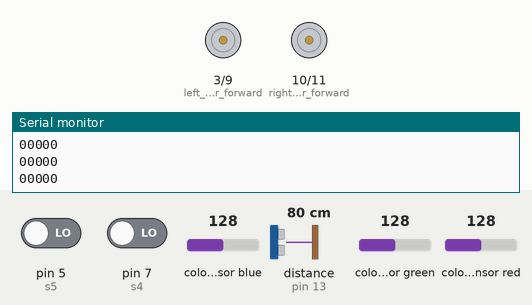
The sketch below on a simulated Arduino Mega 2560, built with avr-gcc and run on an emulated ATmega2560. Shown: motor-driver pin pairs drawn as motors (green arrow = first pin HIGH = forward, orange = second pin HIGH = backward, longer = more drive), the last lines printed to the serial monitor. Wiring (inferred from the names in the program): ultrasonic range finder: trigger pin 12; echo pin 13; TCS3200 colour sensor: output pin 36; S2 pin 2; S3 pin 6; S0 pin 40; S1 pin 4. The test bench sets the inputs (shaded band); at power-on: pin 5 (s5) LOW, distance to the obstacle (sensor on pin 13) 80 cm, pin 7 (s4) LOW, colour sensor blue 128, colour sensor green 128, colour sensor red 128. The echo pulse lasts 58.3 µs per cm.

Above: at 1.2 s.
1.3 s: pin 5 (s5) driven HIGH
At 2.1 s:
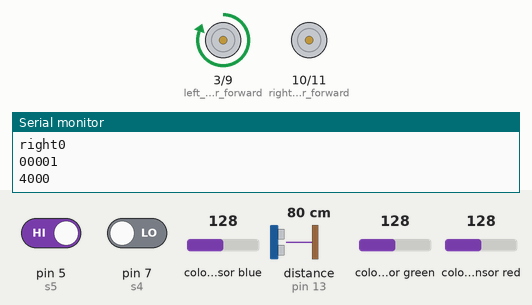
2.8 s: distance to the obstacle (sensor on pin 13) set to 15 cm
4.3 s: distance to the obstacle (sensor on pin 13) set to 11 cm
At 4.6 s:
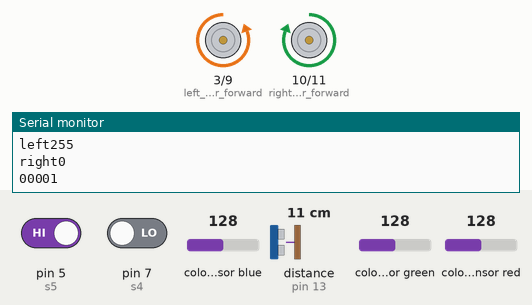
Timing chart, 0 to 7.3 s (numbered marks = the images above; inputs shaded):
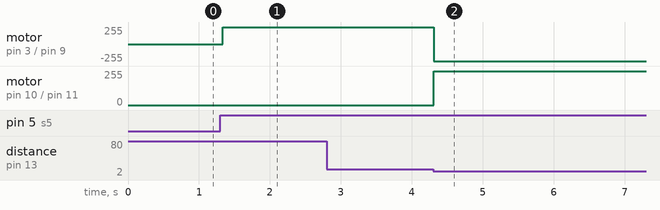

The sketch:

pid_combine_3_version.ino
```cpp
//color sensor pins
#define S0 40
#define S1 42
#define S2 38
#define S3 34
#define sensorOut 36
int red_frequency = 0;
int green_frequency = 0;
int frequency = 0;
int red,green;

// Ultrasonic pin
const int trigPin = 12;
const int echoPin = 13;
long duration;
int distance;

//motor pins
#define left_motor_forward 3
#define left_motor_backward 9
#define right_motor_forward 10
#define right_motor_backward 11

//pid variable
#define set_point 2000
#define max_speed 255 //set Max Speed Value
#define base_speed 255
#define Kp .35 //set Kp Value
#define Ki 0 //set Ki Value
#define Kd 0.8 //set Kd Value

int proportional=0;
int integral=0;
int derivative=0;
int last_proportional=0;
int right_speed=0;
int left_speed=0;
int sensors_sum=0;
int sensors_average=0;
int sensors[5]={0,0,0,0,0};
int Position=0;
int error_value=0;

int s1 = 4;
int s2 = 2;
int s3 = 6;
int s4 = 7;
int s5 = 5;

int ultrasonic(){

    // Clears the trigPin
    digitalWrite(trigPin, LOW);
    delayMicroseconds(2);
    // Sets the trigPin on HIGH state for 10 micro seconds
    digitalWrite(trigPin, HIGH);
    delayMicroseconds(10);
    digitalWrite(trigPin, LOW);
    // Reads the echoPin, returns the sound wave travel time in microseconds
    duration = pulseIn(echoPin, HIGH);
    // Calculating the distance
    distance= duration*0.034/2;
    // Prints the distance on the Serial Monitor
    return(distance);
  }

int red_color_sensor(){
    // Setting red filtered photodiodes to be read
  digitalWrite(S2,LOW);
  digitalWrite(S3,LOW);
  // Reading the output frequency
  frequency = pulseIn(sensorOut, LOW);
  //Remaping the value of the frequency to the RGB Model of 0 to 255
  red_frequency = map(frequency, 25,72,255,0);
  return(red_frequency);
  }

int green_color_sensor(){

  digitalWrite(S2,HIGH);
  digitalWrite(S3,HIGH);
  // Reading the output frequency
  frequency = pulseIn(sensorOut, LOW);
  //Remaping the value of the frequency to the RGB Model of 0 to 255
  green_frequency = map(frequency, 30,90,255,0);
 return(green_frequency);
  }

void setup()
{
  pinMode(right_motor_forward,OUTPUT);
  pinMode(right_motor_backward,OUTPUT);

  // Ultrasonic pin set
  pinMode(trigPin, OUTPUT); // Sets the trigPin as an Output
  pinMode(echoPin, INPUT); // Sets the echoPin as an Input

  // color sensor pin set
  pinMode(S0, OUTPUT);
  pinMode(S1, OUTPUT);
  pinMode(S2, OUTPUT);
  pinMode(S3, OUTPUT);
  pinMode(sensorOut, INPUT);
  // Setting frequency-scaling to 20%
  digitalWrite(S0,HIGH);
  digitalWrite(S1,LOW);

  //ir pin set
  pinMode(s1,INPUT);
  pinMode(s2,INPUT);
  pinMode(s3,INPUT);
  pinMode(s4,INPUT);
  pinMode(s5,INPUT);
  Serial.begin(9600);
}

void Stop()
{
  Serial.println("Stop");
  analogWrite(left_motor_forward,0);
  analogWrite(right_motor_forward,0);
  analogWrite(left_motor_backward,0);
  analogWrite(right_motor_backward,0);
}

void forward(int sp)
{
  Serial.println("Forward");
  analogWrite(left_motor_forward,sp);
  analogWrite(right_motor_forward,sp);
  analogWrite(left_motor_backward,0);
  analogWrite(right_motor_backward,0);
}

void la(int sp)
 {
     analogWrite(left_motor_forward,0);
     analogWrite(left_motor_backward,sp);
     analogWrite(right_motor_forward,sp);
     analogWrite(right_motor_backward,0);
}
void ra(int sp)
 {
     analogWrite(left_motor_forward,sp);
     analogWrite(left_motor_backward,0);
     analogWrite(right_motor_forward,0);
     analogWrite(right_motor_backward,sp);
 }


int pid_calc()
{
  proportional=Position-set_point;
  derivative = proportional - last_proportional;
  last_proportional = proportional;
  error_value = int(proportional * Kp + integral * Ki + derivative * Kd);
  return error_value;
}

int calc_turn()
{
                                              //Restricting the error value between +256.
if (error_value< -256)
  {
error_value = -256;
  }
if (error_value> 256)
  {
error_value = 256;
  }
                                              // If error_value is less than zero calculate right turn speed values
if (error_value< 0)
  {
left_speed = base_speed + error_value;
right_speed = base_speed - error_value;
Serial.print("left");
Serial.println(left_speed);
Serial.print("right");
Serial.println(right_speed);

  }
  else
  {
left_speed = base_speed + error_value;
right_speed = base_speed - error_value;
  }
return(left_speed,right_speed);
}
void motor_drive (int right_speed,int left_speed)
{
  if (right_speed>255)
      right_speed=255;
  if (right_speed<0)
      right_speed=0;
  if (left_speed>255)
      left_speed=255;
  if (left_speed<0)
      left_speed=0;
Serial.print("left");
Serial.println(left_speed);
Serial.print("right");
Serial.println(right_speed);

  analogWrite(left_motor_forward,left_speed);
  analogWrite(right_motor_forward,right_speed);
  analogWrite(left_motor_backward,0);
  analogWrite(right_motor_backward,0);
}


void loop()
{
int  sensors_average = 0;
  sensors_sum = 0;
 int arr[10] = {s1,s2,s3,s4,s5};
  for (int i = 0; i <=4; i++)
   {
    sensors[i] = digitalRead(arr[i]);
    Serial.print(sensors[i]);
    sensors_average += sensors[i] * i * 1000   ;
    sensors_sum += sensors[i];
    }
  Serial.println();

//if(sensors[0]==1 and sensors[1] ==1 and sensors[2] ==1 and sensors[4] ==0){
//    la(max_speed); // 90
//     delay(205);
//  }
//  else if(sensors[0]==0  and sensors[2] ==1 and sensors[3] ==1 and sensors[4] ==1){
//  ra(max_speed); // 90
//   delay(205);
//  }

red = red_color_sensor();
green = green_color_sensor();
if(red>0 and green<0){
  Stop();
  }
 else{
 if(ultrasonic()<=12){
  la(255);
  delay(830);
  }

 else if(sensors_sum < 3500 && sensors_sum > 0)
      {
        Position = int(sensors_average / sensors_sum);
        Serial.println(Position);
        error_value = pid_calc();
        left_speed,right_speed= calc_turn();
        motor_drive(right_speed,left_speed);
      }

 }

}
```

Measured:
- the behaviour switches between 14 and 13 cm on distance to the obstacle (sensor on pin 13) (found by bisection; images 1 and 2)
- after the input at 1.3 s, motor on pin 3 (left_motor_forward) / pin 9 (left_motor_backward): stopped → forward 255/255 at once
- after the input at 4.3 s, motor on pin 3 (left_motor_forward) / pin 9 (left_motor_backward): forward 255/255 → backward 255/255 at once; motor on pin 10 (right_motor_forward) / pin 11 (right_motor_backward): stopped → forward 255/255 at once
